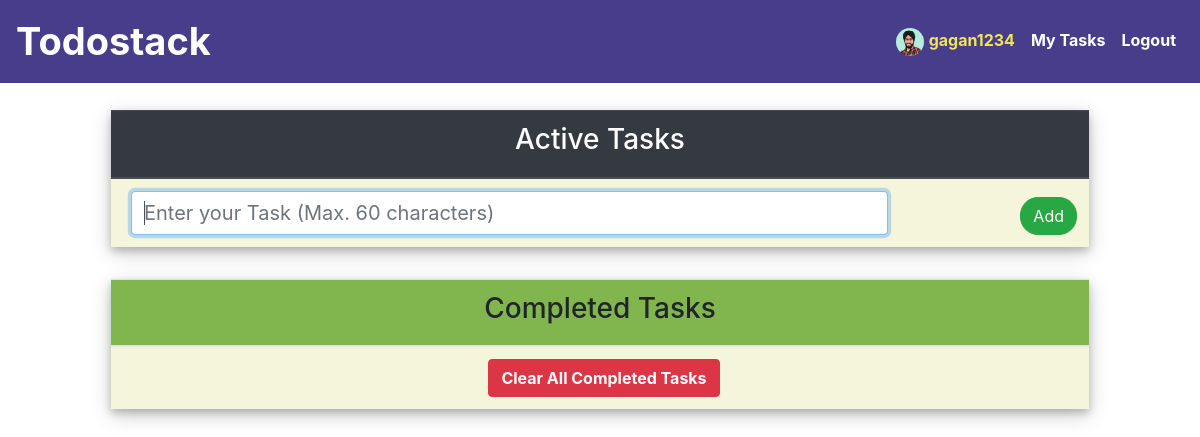
The app's page /tasks/ (signed in), older data.
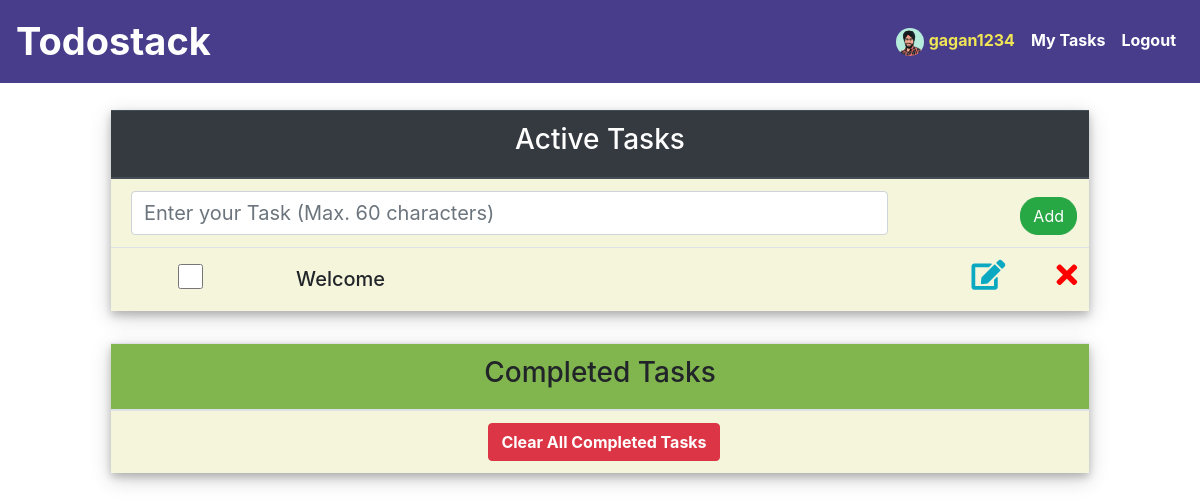
The same page, newer data.
### accounts/models.py (models this page shows)
class User(AbstractModel):
    system_user = models.OneToOneField(
        DjangoUser,
        on_delete=models.PROTECT,
        help_text="The django user linked to this user",
        related_name="todostack_user",
    )
    image = models.ImageField(default="default.png", upload_to="profile_pics")

### todo_core/models.py (models this page shows, shortened)
class TodoItem(AbstractModel):
    PRIORITY_LOW = 0
    PRIORITY_MEDIUM = 1
    PRIORITY_HIGH = 2
    PRIORITY_CHOICES = (
        (PRIORITY_LOW, "Low"),
        (PRIORITY_MEDIUM, "Medium"),
        (PRIORITY_HIGH, "High"),
    )
    owner = models.ForeignKey(
        User,
        on_delete=models.CASCADE,
        related_name="todo_items",
        help_text="Owner of the todo item",
    )
    title = models.CharField(
        max_length=200, help_text="Represents the title of the todo item"
    )
    description = models.TextField(
        help_text="Represents the description of the todo item"
    )
    priority = models.IntegerField(
        choices=PRIORITY_CHOICES,
        default=PRIORITY_LOW,
        help_text="Represents the priority of the todo item",
    )
    due_date = models.DateTimeField(
        null=True, blank=True, help_text="Represents the due date of the todo item.",
    )
    completed_at = models.DateTimeField(
        null=True,
        blank=True,
        help_text="Represents the date and time when the todo item was completed",
    )
    class Meta(AbstractModel.Meta):
        ordering = ("-created_at",)

### todo_core/views.py (the view)
# urls.py: path("tasks/", TaskListView.as_view(), name="tasks"),
class TaskListView(ListView, LoginRequiredMixin):
    model = TodoItem
    template_name = "todo_core/tasks.html"  # <app_name>/<model>_<viewtype>.html
    context_object_name = "tasks"
    def get_queryset(self):
        current_user = User.objects.get(system_user=self.request.user)
        return current_user.todo_items.all()

### common/models.py (called while the page is built)
    def get_queryset(self, enforce_filter=True):
        qs = AbstractQuerySet(self.model, using=self._db)
        return qs.filter(is_active=True) if enforce_filter else qs

### todo_core/context_processors.py (called while the page is built)
def get_current_year(request):
    curr_year = datetime.today().strftime('%Y')
    return {'year': curr_year}

### templates/todo_core/tasks.html (shortened to what this page needs)
{% extends "todo_core/base.html" %}
{% block content %}
<div class="container" id="list-container1">
	<table class="table table-hover" id="maintable">
		<thead class="thead-dark">
			<th colspan=4>
				<h3 class="active_heading">Active Tasks</h3>
			</th>
		</thead>
		<tbody>
			<tr>
				<form action="">
					<td colspan=3>
						<input type="text" name="task" style="float: left;" class="form-control" id="add_task"
							placeholder="Enter your Task (Max. 60 characters)" maxlength="60" autofocus>
					</td>
					<td>
						<button type="submit" class="btn btn-success" id="add_task_btn"
							title="Add a New Task">Add</button>
					</td>
				</form>
			</tr>
			{% for task in tasks %}
			{% if not task.completed_at %}
			<tr class="task_{{ task.id }}">
				<td><input type="checkbox" title="Mark as Complete" class="form-check-input mark_as_done"
						id="{{ task.id }}"></td>
				<td colspan="2">
					<h4 class="text-left" id="title{{ task.id }}">{{ task.title }}</h4>
				</td>
				<td>
					<i class="fa fa-pencil-square-o update_btns" title="Edit Task" style='color:#0ba8c1;'></i>
					<i class="fa fa-close deleterow delete_existing_row" title="Delete Task"
						style='color:red; float:right;'></i>
			</tr>
			{% endif %}
			{% endfor %}
		</tbody>
	</table>
</div>
<div class="container" id="list-container2">
	<table class="table mt-3" id="completed-table">
		<thead class="thead-green">
			<th colspan=4>
				<h3 class="completed_heading">Completed Tasks</h3>
			</th>
		</thead>
		<tbody>
			<tr>
				<td colspan=4>
					<button type="button" class="btn btn-danger" id="clear_all_completed_tasks"><strong>Clear All
							Completed Tasks</strong></button>
				</td>
			</tr>
		</tbody>
	</table>
</div>
{% endblock content %}

### templates/todo_core/base.html (shortened to what this page needs)
{% load static %}
<!DOCTYPE html>
<html lang="en">
<head>
    <link rel="stylesheet" href="https://stackpath.bootstrapcdn.com/bootstrap/4.5.0/css/bootstrap.min.css"
>
    <link rel="stylesheet" href="https://cdnjs.cloudflare.com/ajax/libs/font-awesome/4.7.0/css/font-awesome.min.css">
    <link rel="stylesheet" href="https://cdnjs.cloudflare.com/ajax/libs/font-awesome/5.15.1/css/all.min.css" />
    <link rel="stylesheet" type="text/css" href="{% static 'todostack/main.css' %}">
</head>
<body class="d-flex flex-column min-vh-100">
    <header class="site-header">
        <nav class="navbar navbar-expand-md navbar-dark fixed-top" style="background-color: darkslateblue;">
            <a class="navbar-brand font-weight-bold" href="{% url 'index' %}" style="font-size: 38px;"><span class="brand_name">Todostack</span></a>
            <div class="collapse navbar-collapse" id="collapsibleNavbar">
                <ul class="navbar-nav ml-auto">
                    {% if user.is_authenticated %}
                    <li class="nav-item">
                        <a class="nav-link" href="{% url 'profile' %}" style="color: rgb(240, 229, 85);"
                            title="View Profile">
                            <img class="rounded-circle" width="28" height="28" src="{{ user.todostack_user.image.url }}">
                            <strong>{{ user.username }}</strong>
                        </a>
                    </li>
                    <li class="nav-item">
                        <a class="nav-link" href="{% url 'tasks' %}" style="color: white;"><strong>My Tasks</strong></a>
                    </li>
                    <li class="nav-item">
                        <a class="nav-link" href="{% url 'logout' %}" style="color: white;"><strong>Logout</strong></a>
                    </li>
                    {% endif %}
                </ul>
            </div>
        </nav>
    </header>
    <main role="main" class=" mt-6 container main-container">
        {% block content %}{% endblock %}
    </main>
</body>
</html>

### todo_core/static/todostack/main.css (style rules this page uses)
body { max-width: 100%; }
.main-container { margin-top: 100px; padding: 10px 10px; margin-bottom: 20px; }
.table td { padding-left: 20px; background-color: beige; vertical-align: -webkit-baseline-middle; }
.form-check-input { width: 25px; height: 25px; }
.form-control { max-width: 100%; }
.thead-green { background-color: #81b54e; }
#list-container1, #list-container2 { text-align: center; width: 90%; display: table; }
#add_task { font-size: 20px; }
.fa { cursor: pointer; font-size: 30px; }
#add_task_btn { border-radius: 18px; float: right; }
table { box-shadow: 0 4px 8px 0 rgba(0, 0, 0, 0.2), 0 6px 20px 0 rgba(0, 0, 0, 0.19); }
ul { padding-inline-start: 22px; }
.text-left { font-size: 1.25rem; }

Row changes from the older to the newer data that the page shows:
added TodoItem: title "Welcome"
